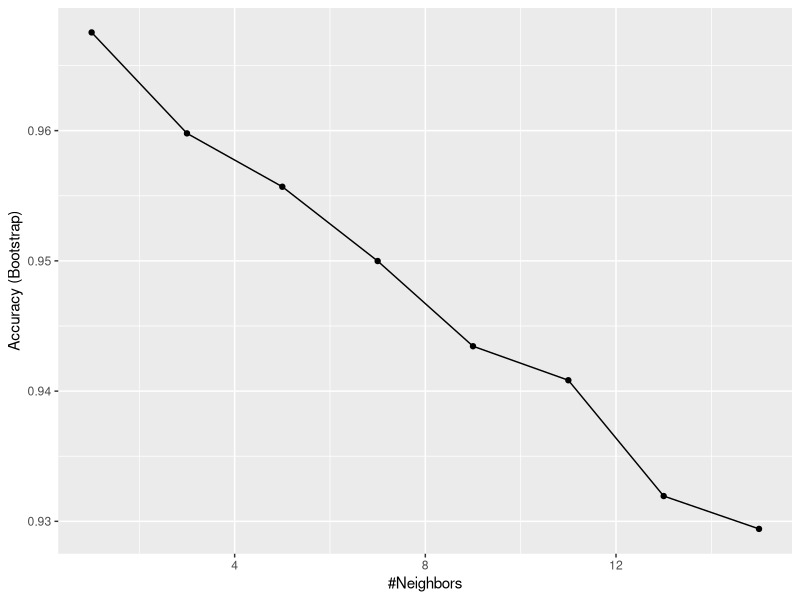
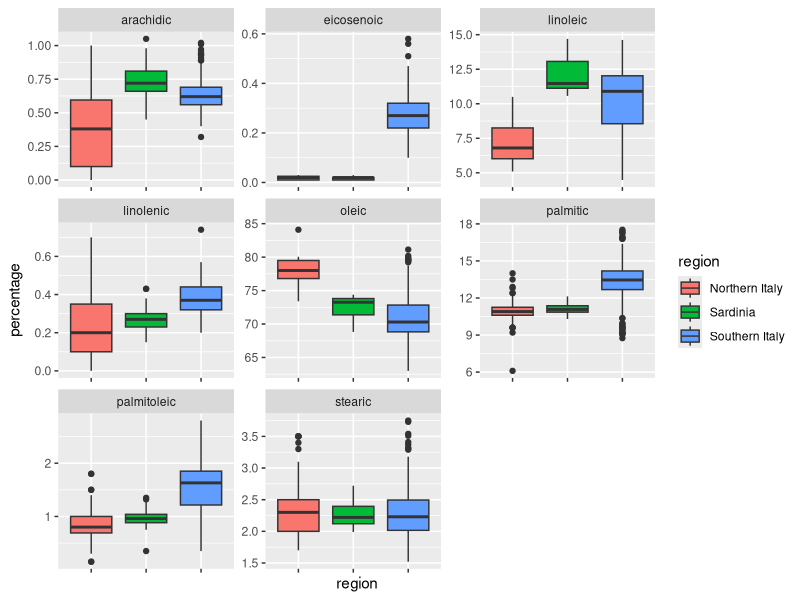
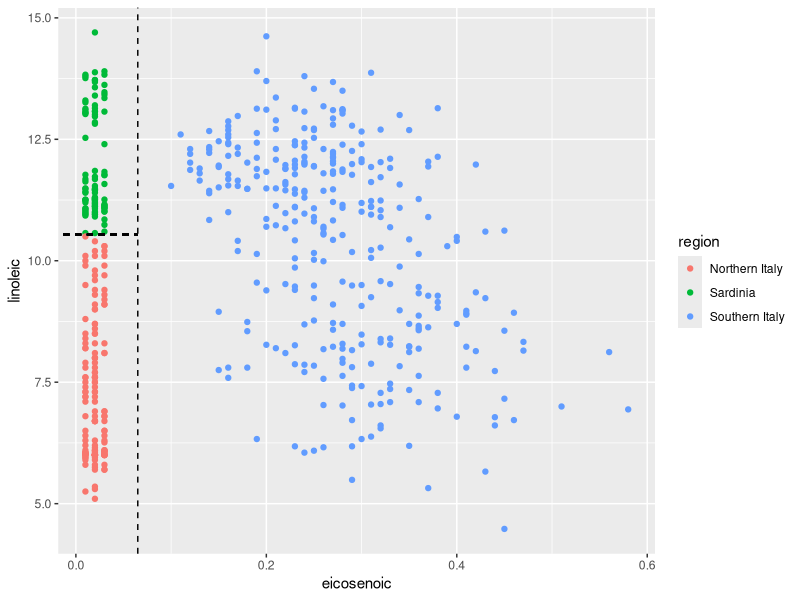
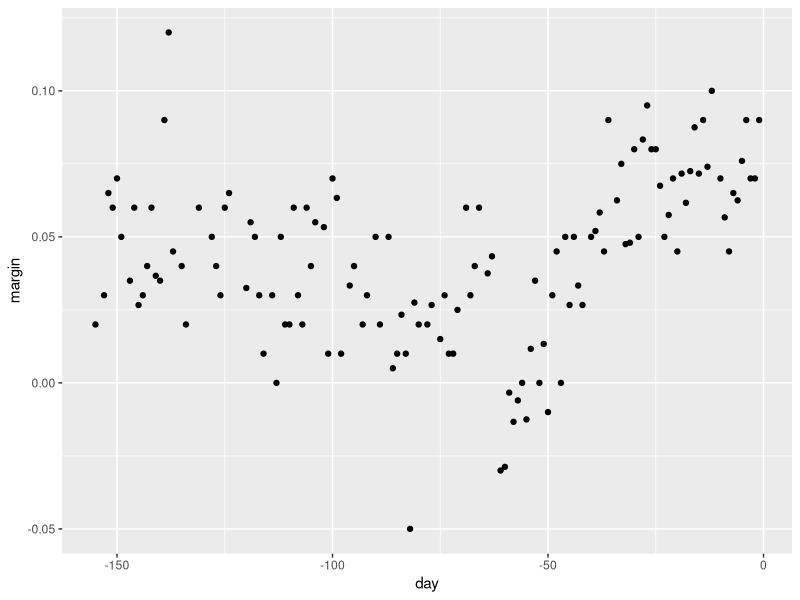
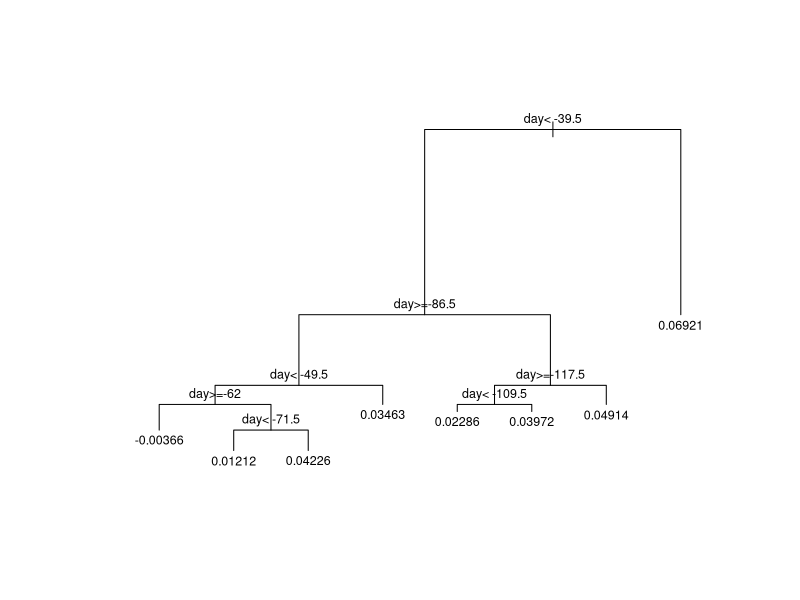
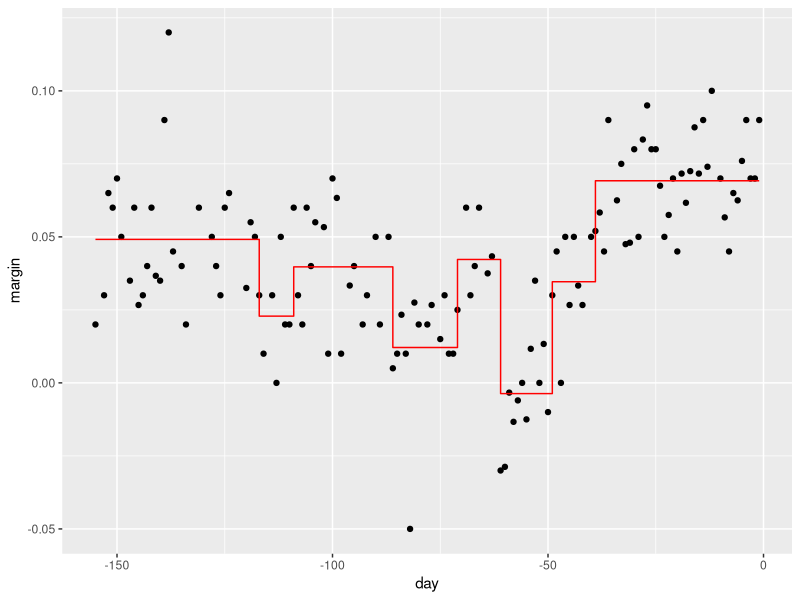
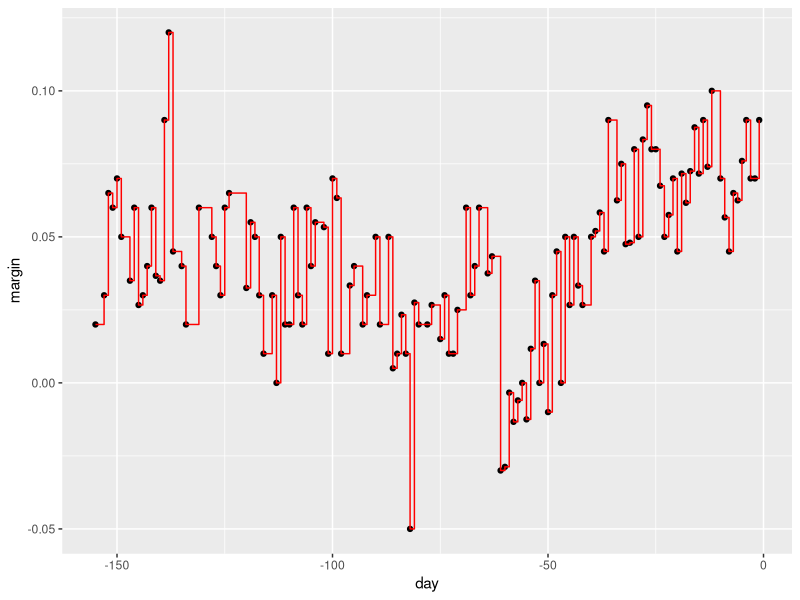
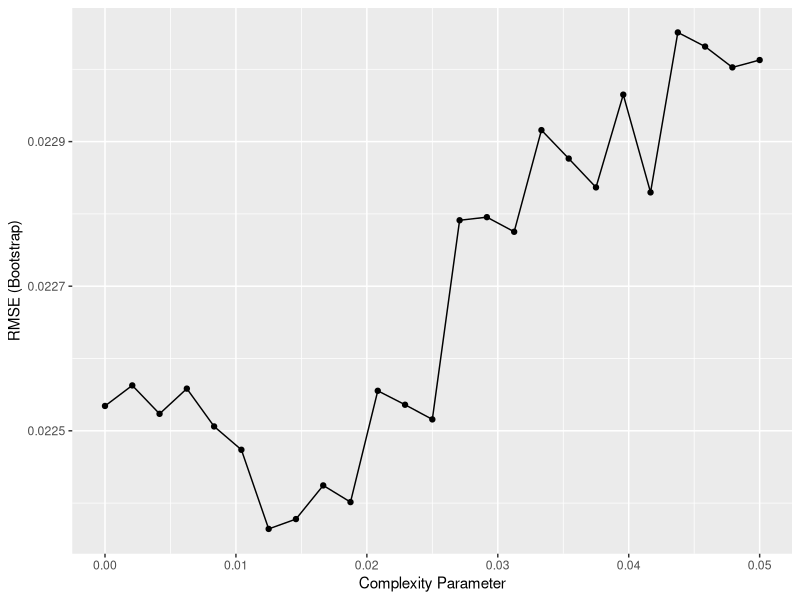

Here is the R script that generated these plots, in order: (Note: this script raises an error after producing the figures.)
# Load data
library(tidyverse)
library(dslabs)
library(dplyr)

data("olive")
olive %>% as_tibble()
table(olive$region)
olive <- select(olive, -area)

# Predict region using KNN
library(caret)
fit <- train(region ~ .,  method = "knn", 
             tuneGrid = data.frame(k = seq(1, 15, 2)), 
             data = olive)
ggplot(fit)

# Plot distribution of each predictor stratified by region
olive %>% gather(fatty_acid, percentage, -region) %>%
  ggplot(aes(region, percentage, fill = region)) +
  geom_boxplot() +
  facet_wrap(~fatty_acid, scales = "free") +
  theme(axis.text.x = element_blank())

# plot values for eicosenoic and linoleic
p <- olive %>% 
  ggplot(aes(eicosenoic, linoleic, color = region)) + 
  geom_point()
p + geom_vline(xintercept = 0.065, lty = 2) + 
  geom_segment(x = -0.2, y = 10.54, xend = 0.065, yend = 10.54, color = "black", lty = 2)

# load data for regression tree
data("polls_2008")
qplot(day, margin, data = polls_2008)

library(rpart)
fit <- rpart(margin ~ ., data = polls_2008)

# visualize the splits 
plot(fit, margin = 0.1)
text(fit, cex = 0.75)
polls_2008 %>% 
  mutate(y_hat = predict(fit)) %>% 
  ggplot() +
  geom_point(aes(day, margin)) +
  geom_step(aes(day, y_hat), col="red")

# change parameters
fit <- rpart(margin ~ ., data = polls_2008, control = rpart.control(cp = 0, minsplit = 2))
polls_2008 %>% 
  mutate(y_hat = predict(fit)) %>% 
  ggplot() +
  geom_point(aes(day, margin)) +
  geom_step(aes(day, y_hat), col="red")

# use cross validation to choose cp
library(caret)
train_rpart <- train(margin ~ ., method = "rpart", tuneGrid = data.frame(cp = seq(0, 0.05, len = 25)), data = polls_2008)
ggplot(train_rpart)

# access the final model and plot it
plot(train_rpart$finalModel, margin = 0.1)
text(train_rpart$finalModel, cex = 0.75)
polls_2008 %>% 
  mutate(y_hat = predict(train_rpart)) %>% 
  ggplot() +
  geom_point(aes(day, margin)) +
  geom_step(aes(day, y_hat), col="red")

# prune the tree 
pruned_fit <- prune(fit, cp = 0.01)


## Decision tree

# fit a classification tree and plot it
train_rpart <- train(y ~ .,
                     method = "rpart",
                     tuneGrid = data.frame(cp = seq(0.0, 0.1, len = 25)),
                     data = mnist_27$train)
plot(train_rpart)

# compute accuracy
confusionMatrix(predict(train_rpart, mnist_27$test), mnist_27$test$y)$overall["Accuracy"]


## Random Forest

library(randomForest)
fit <- randomForest(margin~., data = polls_2008) 
plot(fit)

polls_2008 %>%
  mutate(y_hat = predict(fit, newdata = polls_2008)) %>% 
  ggplot() +
  geom_point(aes(day, margin)) +
  geom_line(aes(day, y_hat), col="red")

library(randomForest)
train_rf <- randomForest(y ~ ., data=mnist_27$train)
confusionMatrix(predict(train_rf, mnist_27$test), mnist_27$test$y)$overall["Accuracy"]

# use cross validation to choose parameter
train_rf_2 <- train(y ~ .,
                    method = "Rborist",
                    tuneGrid = data.frame(predFixed = 2, minNode = c(3, 50)),
                    data = mnist_27$train)
confusionMatrix(predict(train_rf_2, mnist_27$test), mnist_27$test$y)$overall["Accuracy"]
